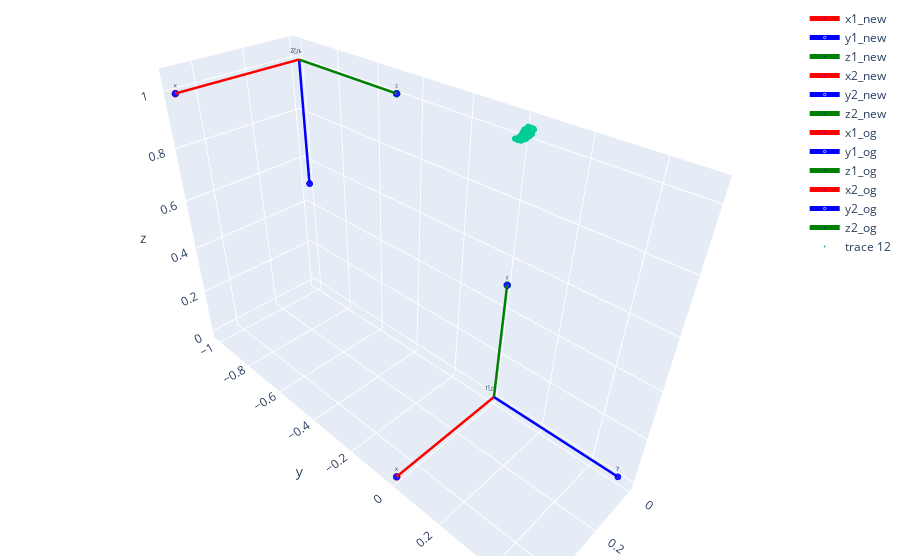

The notebook cell saved with this chart:
### Code cell
only_new=False
only_orig=False


#Test initialization
rot_vec_3 = R.from_rotvec([0, 0, 0])
R3 = rot_vec_3.as_matrix()
t3 = [0, 0, 0]

rot_vec_4 = R.from_rotvec(-np.pi/2 * np.array([1, 0, 0]))
R4 = rot_vec_4.as_matrix()
t4 = [0, -1, 1]

scale_factor=0.5

# Annotate cameras (origins and vectors)
data_1 = vector_plot([scale_factor*R1[:,0],scale_factor*R1[:,1],scale_factor*R1[:,2]], orig=t1,cam_name='1_new')
data_2 = vector_plot([scale_factor*R2[:,0],scale_factor*R2[:,1],scale_factor*R2[:,2]], orig=t2, cam_name='2_new')

data_3 = vector_plot([scale_factor*R3[:,0],scale_factor*R3[:,1],scale_factor*R3[:,2]], orig=t3, cam_name='1_og')
data_4 = vector_plot([scale_factor*R4[:,0],scale_factor*R4[:,1],scale_factor*R4[:,2]], orig=t4, cam_name='2_og')

data_5  = [go.Scatter3d(x=optim_3d_pts_total[:,0], y=optim_3d_pts_total[:,1], z=optim_3d_pts_total[:,2], mode='markers', marker=dict(size=2))]
layout = go.Layout(
            margin = dict(l = 4,
                        r = 4,
                        b = 4,
                        t = 4)
                )
if only_new:
        data = data_1 + data_2 + data_5
elif only_orig:
        data = data_3 + data_4 + data_5
else:
        data = data_1 + data_2 + data_3 + data_4 + data_5


fig = go.Figure(data=data,layout=layout)
fig.update_traces(textfont_size=6)

fig.show()

### Figure 1 — Plotly figure (JSON) as saved in the notebook; plotly's stock layout.template omitted (floating-point values rounded to 4 significant figures; data arrays with more than 128 entries replaced by an {"elided": "..."} marker saying what was removed)
{"data": [{"line": {"color": "red", "width": 5}, "marker": {"color": "blue", "size": [0, 5]}, "mode": "lines+markers+text", "name": "x1_new", "text": ["1_new", "x"], "textfont": {"size": 6}, "type": "scatter3d", "x": [0, 0.5], "y": [0, 0], "z": [0, 0]}, {"line": {"color": "blue", "width": 5}, "marker": {"color": "blue", "size": [0, 5]}, "mode": "lines+markers+text", "name": "y1_new", "text": ["1_new", "y"], "textfont": {"size": 6}, "type": "scatter3d", "x": [0, 0], "y": [0, 0.5], "z": [0, 0]}, {"line": {"color": "green", "width": 5}, "marker": {"color": "blue", "size": [0, 5]}, "mode": "lines+markers+text", "name": "z1_new", "text": ["1_new", "z"], "textfont": {"size": 6}, "type": "scatter3d", "x": [0, 0], "y": [0, 0], "z": [0, 0.5]}, {"line": {"color": "red", "width": 5}, "marker": {"color": "blue", "size": [0, 5]}, "mode": "lines+markers+text", "name": "x2_new", "text": ["2_new", "x"], "textfont": {"size": 6}, "type": "scatter3d", "x": [0, 0.5], "y": [-1, -1], "z": [1, 1]}, {"line": {"color": "blue", "width": 5}, "marker": {"color": "blue", "size": [0, 5]}, "mode": "lines+markers+text", "name": "y2_new", "text": ["2_new", "y"], "textfont": {"size": 6}, "type": "scatter3d", "x": [0, 0], "y": [-1, -1.0], "z": [1, 0.5]}, {"line": {"color": "green", "width": 5}, "marker": {"color": "blue", "size": [0, 5]}, "mode": "lines+markers+text", "name": "z2_new", "text": ["2_new", "z"], "textfont": {"size": 6}, "type": "scatter3d", "x": [0, 0], "y": [-1, -0.5], "z": [1, 1]}, {"line": {"color": "red", "width": 5}, "marker": {"color": "blue", "size": [0, 5]}, "mode": "lines+markers+text", "name": "x1_og", "text": ["1_og", "x"], "textfont": {"size": 6}, "type": "scatter3d", "x": [0, 0.5], "y": [0, 0], "z": [0, 0]}, {"line": {"color": "blue", "width": 5}, "marker": {"color": "blue", "size": [0, 5]}, "mode": "lines+markers+text", "name": "y1_og", "text": ["1_og", "y"], "textfont": {"size": 6}, "type": "scatter3d", "x": [0, 0], "y": [0, 0.5], "z": [0, 0]}, {"line": {"color": "green", "width": 5}, "marker": {"color": "blue", "size": [0, 5]}, "mode": "lines+markers+text", "name": "z1_og", "text": ["1_og", "z"], "textfont": {"size": 6}, "type": "scatter3d", "x": [0, 0], "y": [0, 0], "z": [0, 0.5]}, {"line": {"color": "red", "width": 5}, "marker": {"color": "blue", "size": [0, 5]}, "mode": "lines+markers+text", "name": "x2_og", "text": ["2_og", "x"], "textfont": {"size": 6}, "type": "scatter3d", "x": [0, 0.5], "y": [-1, -1], "z": [1, 1]}, {"line": {"color": "blue", "width": 5}, "marker": {"color": "blue", "size": [0, 5]}, "mode": "lines+markers+text", "name": "y2_og", "text": ["2_og", "y"], "textfont": {"size": 6}, "type": "scatter3d", "x": [0, 0], "y": [-1, -1.0], "z": [1, 0.5]}, {"line": {"color": "green", "width": 5}, "marker": {"color": "blue", "size": [0, 5]}, "mode": "lines+markers+text", "name": "z2_og", "text": ["2_og", "z"], "textfont": {"size": 6}, "type": "scatter3d", "x": [0, 0], "y": [-1, -0.5], "z": [1, 1]}, {"marker": {"size": 2}, "mode": "markers", "textfont": {"size": 6}, "type": "scatter3d", "x": {"elided": "7315 float values"}, "y": {"elided": "7315 float values"}, "z": {"elided": "7315 float values"}}], "layout": {"margin": {"b": 4, "l": 4, "r": 4, "t": 4}}}
